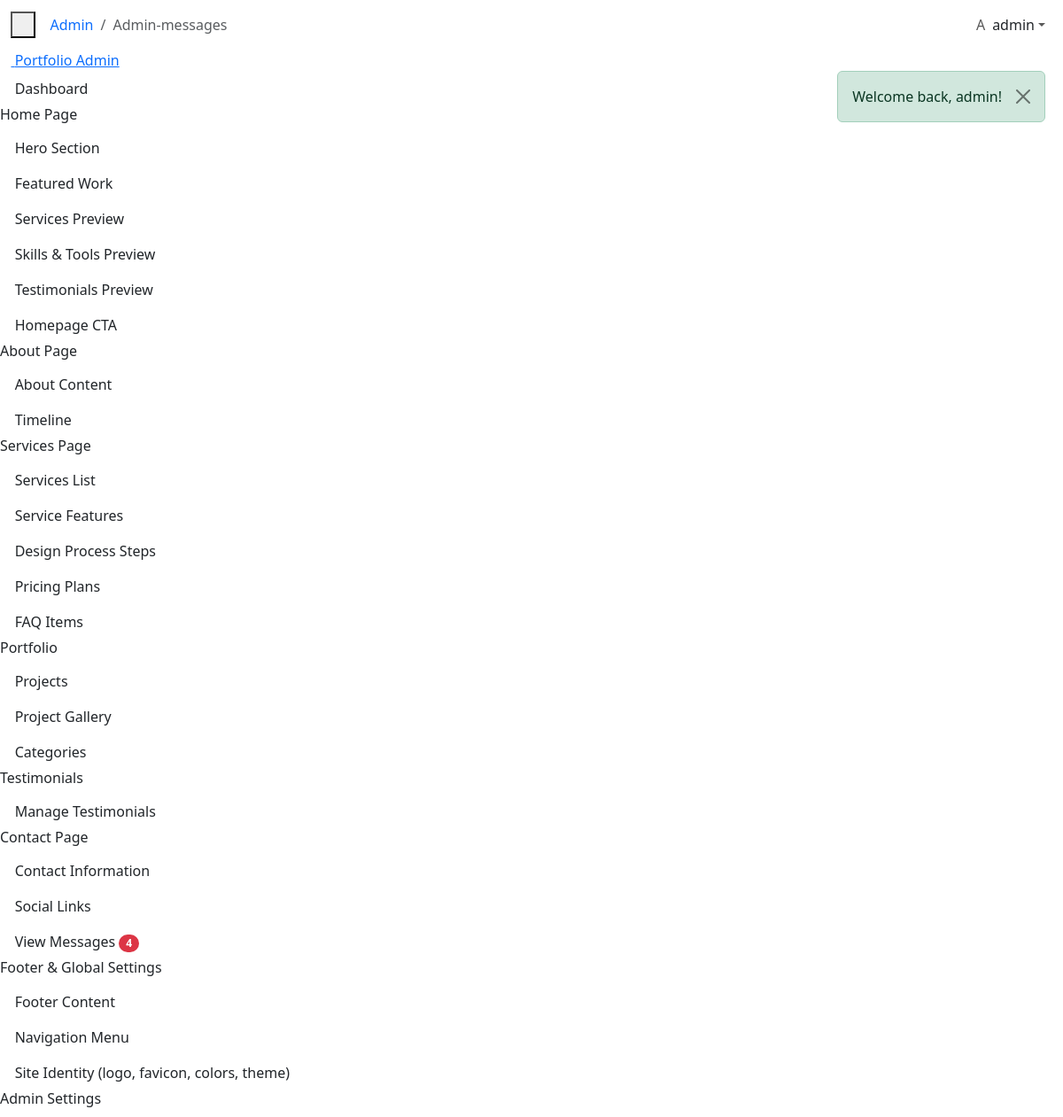
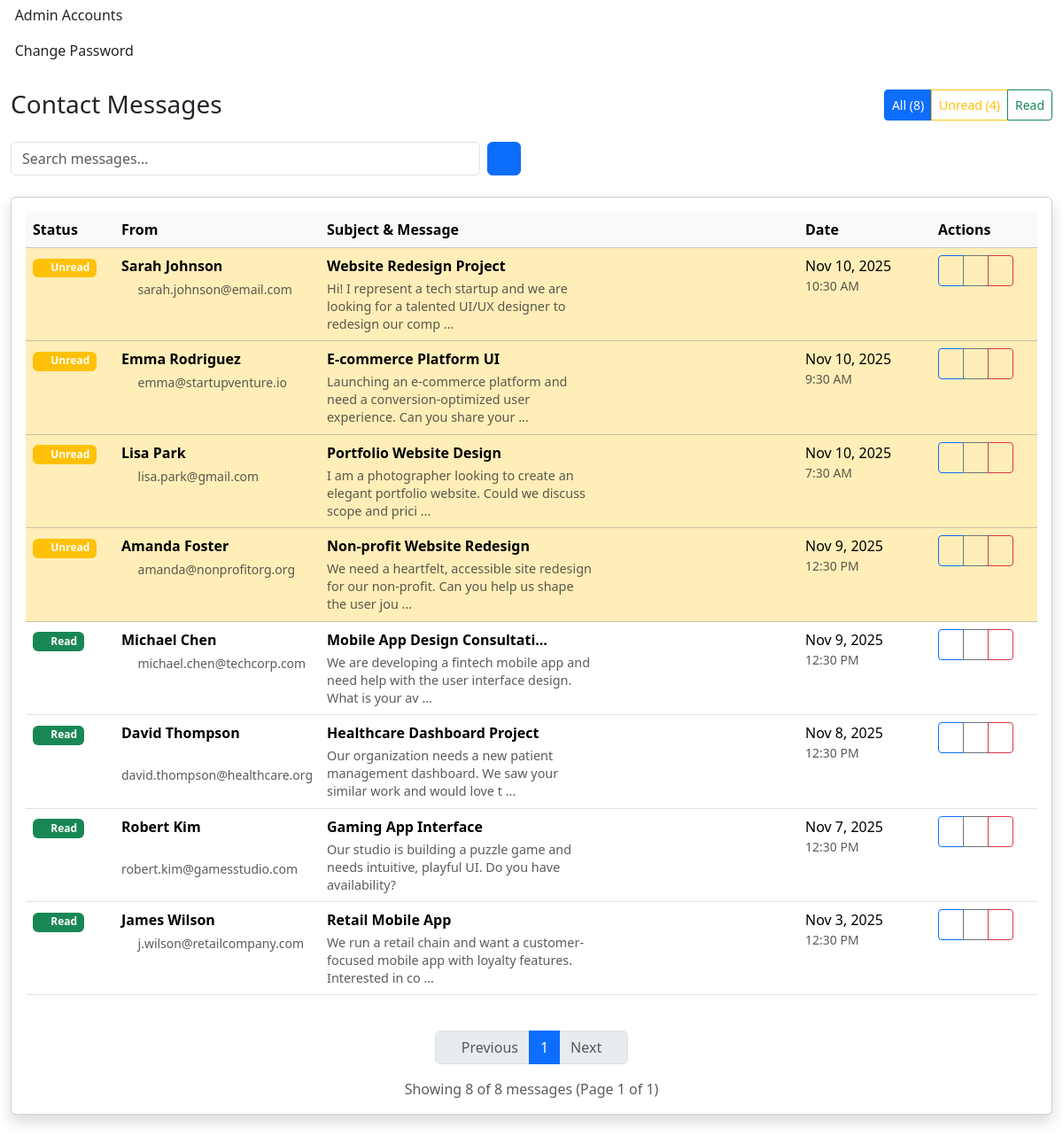
The page /public/admin/messages (signed in) on the database its author committed (2 pictures, top to bottom).
### tables this page shows
CREATE TABLE messages (
    id INT NOT NULL AUTO_INCREMENT,
    name VARCHAR(150) NOT NULL,
    email VARCHAR(150) NOT NULL,
    subject VARCHAR(200) NOT NULL,
    message TEXT NOT NULL,
    is_read TINYINT(1) NOT NULL DEFAULT 0,
    responded_at TIMESTAMP NULL DEFAULT NULL,
    created_at TIMESTAMP DEFAULT CURRENT_TIMESTAMP,
    PRIMARY KEY (id),
    INDEX idx_messages_created_at (created_at),
    INDEX idx_messages_is_read (is_read)
);

### app/views/admin/messages.php (the view, shortened to what the rows shown need)
<div class="container-fluid py-4">
    <div class="row">
        <div class="col-12">
            <div class="d-flex justify-content-between align-items-center mb-4">
                <h1 class="h3 mb-0">Contact Messages</h1>
            </div>
        </div>
    </div>
    <div class="row">
        <div class="col-12">
            <div class="card shadow">
                <div class="card-body">
                    <?php if (!empty($messages)): ?>
                        <div class="table-responsive">
                            <table class="table table-hover">
                                <thead class="table-light">
                                    <tr>
                                        <th width="100">Status</th>
                                        <th width="200">From</th>
                                        <th>Subject & Message</th>
                                        <th width="150">Date</th>
                                        <th width="120">Actions</th>
                                    </tr>
                                </thead>
                                <tbody>
                                    <?php foreach ($messages as $message): ?>
                                        <tr class="<?= $message['is_read'] ? '' : 'table-warning' ?>">
                                            <td>
                                                <?php if ($message['is_read']): ?>
                                                    <span class="badge bg-success">
                                                        <i class="bi bi-check-circle"></i> Read
                                                    </span>
                                                <?php else: ?>
                                                    <span class="badge bg-warning">
                                                        <i class="bi bi-exclamation-circle"></i> Unread
                                                    </span>
                                                <?php endif; ?>
                                            </td>
                                            <td>
                                                <div class="d-flex flex-column">
                                                    <strong class="mb-1"><?= htmlspecialchars($message['name']) ?></strong>
                                                    <small class="text-muted">
                                                        <i class="bi bi-envelope me-1"></i>
                                                        <?= htmlspecialchars($message['email']) ?>
                                                    </small>
                                                </div>
                                            </td>
                                            <td>
                                                <div class="message-content">
                                                    <div class="message-subject fw-bold mb-1">
                                                        <?= htmlspecialchars($message['subject']) ?>
                                                    </div>
                                                    <div class="message-preview text-muted">
                                                        <?= htmlspecialchars(substr($message['message'], 0, 100)) ?>
                                                        <?= strlen($message['message']) > 100 ? '...' : '' ?>
                                                    </div>
                                                </div>
                                            </td>
                                            <td>
                                                <div class="d-flex flex-column">
                                                    <span class="fw-medium"><?= date('M j, Y', strtotime($message['created_at'])) ?></span>
                                                    <small class="text-muted"><?= date('g:i A', strtotime($message['created_at'])) ?></small>
                                                </div>
                                            </td>
                                            <td>
                                                <div class="btn-group btn-group-sm" role="group">
                                                    <a href="<?= url('admin/messages/' . $message['id']) ?>"
                                                       class="btn btn-outline-primary"
                                                       data-bs-toggle="tooltip" title="View Details">
                                                        <i class="bi bi-eye"></i>
                                                    </a>
                                                    <button type="button"
                                                            class="btn btn-outline-secondary"
                                                            onclick="toggleReadStatus(<?= $message['id'] ?>, <?= $message['is_read'] ? 'false' : 'true' ?>)"
                                                            data-bs-toggle="tooltip"
                                                            title="<?= $message['is_read'] ? 'Mark as Unread' : 'Mark as Read' ?>">
                                                        <i class="bi bi-<?= $message['is_read'] ? 'envelope' : 'envelope-open' ?>"></i>
                                                    </button>
                                                    <button type="button"
                                                            class="btn btn-outline-danger"
                                                            onclick="deleteMessage(<?= $message['id'] ?>)"
                                                            data-bs-toggle="tooltip" title="Delete">
                                                        <i class="bi bi-trash"></i>
                                                    </button>
                                                </div>
                                            </td>
                                        </tr>
                                    <?php endforeach; ?>
                                </tbody>
                            </table>
                        </div>
                        <?php if (isset($pagination)): ?>
                            <nav aria-label="Messages Pagination" class="mt-4">
                                <ul class="pagination justify-content-center">
                                    <li class="page-item <?= !$pagination['has_prev'] ? 'disabled' : '' ?>">
                                        <a class="page-link"
                                           href="<?= $pagination['has_prev'] ? url('admin/messages?page=' . ($pagination['current_page'] - 1) . '&filter=' . $current_filter . ($search_query ? '&search=' . urlencode($search_query) : '')) : '#' ?>">
                                            <i class="bi bi-chevron-left"></i> Previous
                                        </a>
                                    </li>
                                    <?php
                                    $start_page = max(1, $pagination['current_page'] - 2);
                                    $end_page = min($pagination['total_pages'], $pagination['current_page'] + 2);
                                    for ($i = $start_page; $i <= $end_page; $i++):
                                    ?>
                                        <li class="page-item <?= $i === $pagination['current_page'] ? 'active' : '' ?>">
                                            <a class="page-link"
                                               href="<?= url('admin/messages?page=' . $i . '&filter=' . $current_filter . ($search_query ? '&search=' . urlencode($search_query) : '')) ?>">
                                                <?= $i ?>
                                            </a>
                                        </li>
                                    <?php endfor; ?>
                                    <li class="page-item <?= !$pagination['has_next'] ? 'disabled' : '' ?>">
                                        <a class="page-link"
                                           href="<?= $pagination['has_next'] ? url('admin/messages?page=' . ($pagination['current_page'] + 1) . '&filter=' . $current_filter . ($search_query ? '&search=' . urlencode($search_query) : '')) : '#' ?>">
                                            Next <i class="bi bi-chevron-right"></i>
                                        </a>
                                    </li>
                                </ul>
                                <div class="text-center text-muted">
                                    Showing <?= count($messages) ?> of <?= $pagination['total'] ?> messages
                                    (Page <?= $pagination['current_page'] ?> of <?= $pagination['total_pages'] ?>)
                                </div>
                            </nav>
                        <?php endif; ?>
                    <?php endif; ?>
                </div>
            </div>
        </div>
    </div>
</div>

### rows shown on the page
messages: is_read 0 (drawn), name "Sarah Johnson", email "sarah.johnson@email.com", subject "Website Redesign Project", message "Hi! I represent a tech startup and we are looking for a talented UI/UX designer to redesign our comp", created_at "Nov 10, 2025", created_at "10:30 AM"
messages: is_read 0 (drawn), name "Emma Rodriguez", email "emma@startupventure.io", subject "E-commerce Platform UI", message "Launching an e-commerce platform and need a conversion-optimized user experience. Can you share your", created_at "Nov 10, 2025", created_at "9:30 AM"
messages: is_read 0 (drawn), name "Lisa Park", email "lisa.park@gmail.com", subject "Portfolio Website Design", message "I am a photographer looking to create an elegant portfolio website. Could we discuss scope and prici", created_at "Nov 10, 2025", created_at "7:30 AM"
messages: is_read 0 (drawn), name "Amanda Foster", email "amanda@nonprofitorg.org", subject "Non-profit Website Redesign", message "We need a heartfelt, accessible site redesign for our non-profit. Can you help us shape the user jou", created_at "Nov 9, 2025", created_at "12:30 PM"
messages: is_read 1 (drawn), name "Michael Chen", email "michael.chen@techcorp.com", subject "Mobile App Design Consultati…", message "We are developing a fintech mobile app and need help with the user interface design. What is your av", created_at "Nov 9, 2025", created_at "12:30 PM"
messages: is_read 1 (drawn), name "David Thompson", email "david.thompson@healthcare.org", subject "Healthcare Dashboard Project", message "Our organization needs a new patient management dashboard. We saw your similar work and would love t", created_at "Nov 8, 2025", created_at "12:30 PM"
messages: shows "Read", name "Robert Kim", email "robert.kim@gamesstudio.com", subject "Gaming App Interface", message "Our studio is building a puzzle game and needs intuitive, playful UI. Do you have availability?", created_at "Nov 7, 2025", created_at "12:30 PM", id "8", is_read "1"
messages: is_read 1 (drawn), name "James Wilson", email "j.wilson@retailcompany.com", subject "Retail Mobile App", message "We run a retail chain and want a customer-focused mobile app with loyalty features. Interested in co", created_at "Nov 3, 2025", created_at "12:30 PM"

### other values the page prints
$page "Admin-messages"
$currentUserInitial "A"
$currentUser['username'] "admin"
$unread_messages "4"
$message "Welcome back, admin!"
$total_messages "8"
count($messages) "8"
